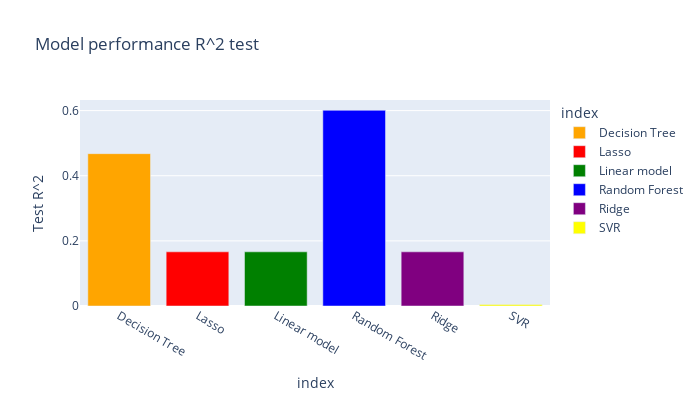

Notebook source saved alongside this figure:
### Code cell
px.bar(Model_Performance4, y =Model_Performance4['Test R^2'],
color_discrete_sequence=[
                 "orange", "red", "green", "blue", "purple","yellow"],
       title="Model performance R^2 test",
       color = Model_Performance4.index, width =700, height=400)

### Figure 1 — Plotly figure (JSON) as saved in the notebook; plotly's stock layout.template omitted (floating-point values rounded to 4 significant figures)
{"data": [{"alignmentgroup": "True", "hovertemplate": "index=%{x}<br>Test R^2=%{y}<extra></extra>", "legendgroup": "Decision Tree", "marker": {"color": "orange", "pattern": {"shape": ""}}, "name": "Decision Tree", "offsetgroup": "Decision Tree", "orientation": "v", "showlegend": true, "textposition": "auto", "type": "bar", "x": ["Decision Tree"], "xaxis": "x", "y": [0.4677], "yaxis": "y"}, {"alignmentgroup": "True", "hovertemplate": "index=%{x}<br>Test R^2=%{y}<extra></extra>", "legendgroup": "Lasso", "marker": {"color": "red", "pattern": {"shape": ""}}, "name": "Lasso", "offsetgroup": "Lasso", "orientation": "v", "showlegend": true, "textposition": "auto", "type": "bar", "x": ["Lasso"], "xaxis": "x", "y": [0.1663], "yaxis": "y"}, {"alignmentgroup": "True", "hovertemplate": "index=%{x}<br>Test R^2=%{y}<extra></extra>", "legendgroup": "Linear model", "marker": {"color": "green", "pattern": {"shape": ""}}, "name": "Linear model", "offsetgroup": "Linear model", "orientation": "v", "showlegend": true, "textposition": "auto", "type": "bar", "x": ["Linear model"], "xaxis": "x", "y": [0.1663], "yaxis": "y"}, {"alignmentgroup": "True", "hovertemplate": "index=%{x}<br>Test R^2=%{y}<extra></extra>", "legendgroup": "Random Forest", "marker": {"color": "blue", "pattern": {"shape": ""}}, "name": "Random Forest", "offsetgroup": "Random Forest", "orientation": "v", "showlegend": true, "textposition": "auto", "type": "bar", "x": ["Random Forest"], "xaxis": "x", "y": [0.6009], "yaxis": "y"}, {"alignmentgroup": "True", "hovertemplate": "index=%{x}<br>Test R^2=%{y}<extra></extra>", "legendgroup": "Ridge", "marker": {"color": "purple", "pattern": {"shape": ""}}, "name": "Ridge", "offsetgroup": "Ridge", "orientation": "v", "showlegend": true, "textposition": "auto", "type": "bar", "x": ["Ridge"], "xaxis": "x", "y": [0.1663], "yaxis": "y"}, {"alignmentgroup": "True", "hovertemplate": "index=%{x}<br>Test R^2=%{y}<extra></extra>", "legendgroup": "SVR", "marker": {"color": "yellow", "pattern": {"shape": ""}}, "name": "SVR", "offsetgroup": "SVR", "orientation": "v", "showlegend": true, "textposition": "auto", "type": "bar", "x": ["SVR"], "xaxis": "x", "y": [0.004456], "yaxis": "y"}], "layout": {"barmode": "relative", "height": 400, "legend": {"title": {"text": "index"}, "tracegroupgap": 0}, "title": {"text": "Model performance R^2 test"}, "width": 700, "xaxis": {"anchor": "y", "categoryarray": ["Decision Tree", "Lasso", "Linear model", "Random Forest", "Ridge", "SVR"], "categoryorder": "array", "domain": [0, 1], "title": {"text": "index"}}, "yaxis": {"anchor": "x", "domain": [0, 1], "title": {"text": "Test R^2"}}}}
